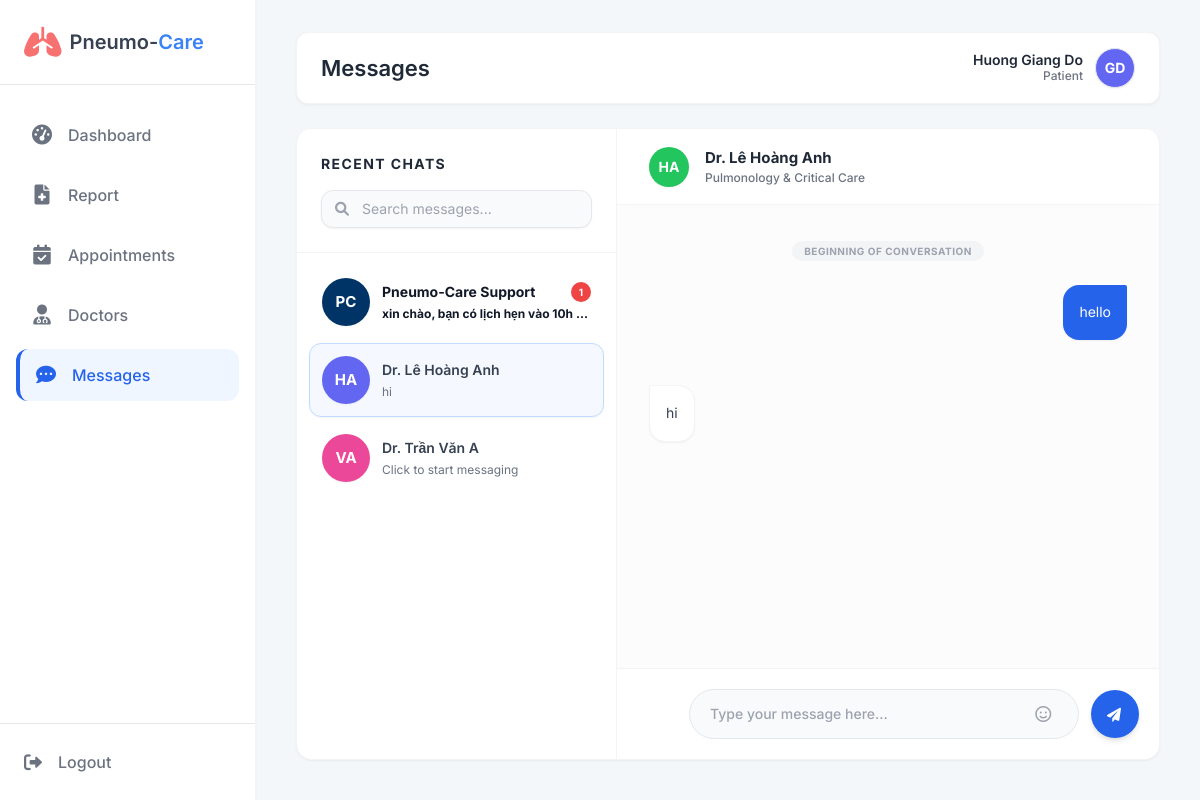
The app's page /pat_messages.php?receiver_id=2 (signed in) with its own data.
### tables this page shows
CREATE TABLE `Doctor_Profiles` (
  `doctor_id` int(11) NOT NULL,
  `speciality` varchar(100) DEFAULT NULL,
  `consultation_fee` decimal(10,2) DEFAULT NULL,
  `undergraduate_edu` text DEFAULT NULL,
  `medical_edu` text DEFAULT NULL,
  `training` text DEFAULT NULL,
  `affiliations` text DEFAULT NULL,
  `bio` text DEFAULT NULL
);

CREATE TABLE `Users` (
  `user_id` int(11) NOT NULL,
  `email` varchar(100) NOT NULL,
  `password_hash` varchar(255) NOT NULL,
  `full_name` varchar(100) NOT NULL,
  `role` enum('Admin','Doctor','Patient') NOT NULL,
  `avatar_url` text DEFAULT NULL,
  `is_active` tinyint(1) DEFAULT 1,
  `created_at` timestamp NOT NULL DEFAULT current_timestamp()
);

CREATE TABLE `Messages` (
  `message_id` int(11) NOT NULL,
  `sender_id` int(11) DEFAULT NULL,
  `receiver_id` int(11) DEFAULT NULL,
  `message_content` text NOT NULL,
  `sent_at` timestamp NOT NULL DEFAULT current_timestamp(),
  `is_read` tinyint(1) DEFAULT 0
);

### pat_messages.php (the view, shortened to what the rows shown need)
<?php
require 'db.php';
$patientId = $_SESSION['user_id'];
function getInitials($fullName) {
    $words = explode(' ', trim($fullName));
    $count = count($words);
    if ($count >= 2) {
        $first = mb_substr($words[$count - 2], 0, 1, 'UTF-8');
        $second = mb_substr($words[$count - 1], 0, 1, 'UTF-8');
        return mb_strtoupper($first . $second, 'UTF-8');
    } elseif ($count == 1) {
        return mb_strtoupper(mb_substr($words[0], 0, 1, 'UTF-8'), 'UTF-8');
    }
    return '?';
}
function getAvatarColor($fullName) {
    $colors = ['bg-blue-500', 'bg-red-500', 'bg-green-500', 'bg-yellow-500', 'bg-purple-500', 'bg-pink-500', 'bg-indigo-500', 'bg-teal-500'];
    $index = strlen($fullName) % count($colors);
    return $colors[$index];
}
function autoLink($text) {
    $pattern = '/(https?:\/\/[^\s]+)/';
    $replacement = '<a href="$1" target="_blank" class="underline font-bold text-yellow-300 hover:text-blue-200 transition-colors">$1</a>';
    return preg_replace($pattern, $replacement, $text);
}
$receiverId = isset($_GET['receiver_id']) ? $_GET['receiver_id'] : null;
$doctorsList = [];
$currentMessages = [];
$receiverName = "Select a contact";
$receiverSpec = "";
try {
    $stmtList = $pdo->prepare("
        SELECT u.user_id, u.full_name, dp.speciality as role,
            (SELECT message_content FROM Messages
             WHERE (sender_id = u.user_id AND receiver_id = :pat1)
                OR (sender_id = :pat2 AND receiver_id = u.user_id)
             ORDER BY sent_at DESC LIMIT 1) as last_message,
            (SELECT COUNT(*) FROM Messages
             WHERE sender_id = u.user_id AND receiver_id = :pat3 AND is_read = 0) as unread_count,
            (SELECT MAX(sent_at) FROM Messages
             WHERE (sender_id = u.user_id AND receiver_id = :pat4)
                OR (sender_id = :pat5 AND receiver_id = u.user_id)) as last_interaction
        FROM Users u
        JOIN Doctor_Profiles dp ON u.user_id = dp.doctor_id
        WHERE u.role = 'Doctor'
          AND u.user_id IN (SELECT DISTINCT doctor_id FROM Appointments WHERE patient_id = :pat6)
        ORDER BY last_interaction IS NULL ASC, last_interaction DESC, u.full_name ASC
    ");
    $stmtList->execute([
        ':pat1' => $patientId, ':pat2' => $patientId, ':pat3' => $patientId,
        ':pat4' => $patientId, ':pat5' => $patientId, ':pat6' => $patientId
    ]);
    $doctorsList = $stmtList->fetchAll();
    if ($receiverId) {
        $stmtRec = $pdo->prepare("SELECT user_id, full_name, role FROM Users WHERE user_id = ?");
        $stmtRec->execute([$receiverId]);
        $recInfo = $stmtRec->fetch();
        if ($recInfo) {
            if ($recInfo['role'] == 'Admin') {
                $receiverName = "Pneumo-Care Support";
                $receiverSpec = "System Administrator";
            } else {
                $stmtSpec = $pdo->prepare("SELECT speciality FROM Doctor_Profiles WHERE doctor_id = ?");
                $stmtSpec->execute([$receiverId]);
                $spec = $stmtSpec->fetchColumn();
                $receiverName = "Dr. " . $recInfo['full_name'];
                $receiverSpec = $spec ?: 'Specialist';
            }
            $stmtMsg = $pdo->prepare("
                SELECT * FROM Messages
                WHERE (sender_id = ? AND receiver_id = ?)
                   OR (sender_id = ? AND receiver_id = ?)
                ORDER BY sent_at ASC
            ");
            $stmtMsg->execute([$patientId, $receiverId, $receiverId, $patientId]);
            $currentMessages = $stmtMsg->fetchAll();
        }
    }
} catch (PDOException $e) {
    die("Lỗi Database: " . $e->getMessage());
}
?>
<!DOCTYPE html>
<html lang="vi">
<head>
    <script src="https://cdn.tailwindcss.com"></script>
    <link href="https://cdnjs.cloudflare.com/ajax/libs/font-awesome/6.0.0/css/all.min.css" rel="stylesheet">
</head>
<body class="flex h-screen overflow-hidden text-gray-800">
<div class="flex w-full h-full relative">
    <aside class="w-64 bg-white border-r border-gray-100 flex flex-col h-full shadow-sm z-10">
        <div class="flex items-center gap-2 p-6 border-b">
            <h1 class="text-xl font-semibold text-gray-700">Pneumo-<span class="text-blue-500">Care</span></h1>
        </div>
    </aside>
    <main class="main-content bg-[#f4f7fa]">
        <div class="topbar-wrapper flex-shrink-0">
            <header class="topbar">
                <h1>Messages</h1>
            </header>
        </div>
        <div class="content-area">
            <div class="flex flex-1 bg-white rounded-2xl shadow-sm border border-gray-100 overflow-hidden min-h-0">
                <div class="w-80 bg-white border-r border-gray-100 flex flex-col flex-shrink-0">
                    <div class="p-6 border-b border-gray-100 bg-white">
                        <h2 class="font-bold text-gray-800 text-[14px] uppercase tracking-widest mb-4">Recent Chats</h2>
                    </div>
                    <div class="flex-1 overflow-y-auto no-scrollbar p-3 space-y-1">
                        <?php if(empty($doctorsList)): ?>
                            <div class="p-8 text-center text-gray-400 text-sm italic">No doctors available.</div>
                        <?php else: ?>
                            <?php foreach ($doctorsList as $doc): ?>
                            <a href="?receiver_id=<?php echo $doc['user_id']; ?>"
                               class="chat-item flex items-center gap-3 p-3 rounded-xl transition-all border <?php echo $receiverId == $doc['user_id'] ? 'bg-blue-50/60 border-blue-200 shadow-sm' : 'border-transparent hover:bg-white hover:border-gray-100 hover:shadow-sm'; ?>"
                               data-name="<?php echo strtolower(htmlspecialchars('Dr. ' . $doc['full_name'])); ?>">
                                <div class="relative flex-shrink-0">
                                    <div class="w-12 h-12 rounded-full <?php echo getAvatarColor($doc['full_name']); ?> text-white flex items-center justify-center text-[15px] font-bold shadow-sm">
                                        <?php echo getInitials($doc['full_name']); ?>
                                    </div>
                                </div>
                                <div class="flex-1 min-w-0">
                                    <div class="flex justify-between items-center mb-1 gap-2">
                                        <span class="text-sm truncate <?php echo $doc['unread_count'] > 0 ? 'font-bold text-gray-900' : 'font-semibold text-gray-700'; ?>">
                                            Dr. <?php echo htmlspecialchars($doc['full_name']); ?>
                                        </span>
                                    </div>
                                    <p class="text-xs truncate <?php echo $doc['unread_count'] > 0 ? 'text-gray-900 font-bold' : 'text-gray-500'; ?>">
                                        <?php echo $doc['last_message'] ? htmlspecialchars($doc['last_message']) : 'Click to start messaging'; ?>
                                    </p>
                                </div>
                            </a>
                            <?php endforeach; ?>
                        <?php endif; ?>
                    </div>
                </div>
                <div class="flex-1 flex flex-col bg-white relative min-w-0">
                    <?php if ($receiverId): ?>
                        <div class="h-[76px] bg-white border-b border-gray-100 px-8 flex items-center justify-between flex-shrink-0 z-10 shadow-[0_4px_10px_-10px_rgba(0,0,0,0.1)]">
                                <div class="flex items-center gap-4">
                                <div class="w-10 h-10 rounded-full <?php echo $receiverName == 'Pneumo-Care Support' ? 'bg-[#003366]' : getAvatarColor($receiverName); ?> text-white flex items-center justify-center text-sm font-bold shadow-sm relative flex-shrink-0">
                                    <?php echo $receiverName == 'Pneumo-Care Support' ? 'PC' : getInitials($receiverName); ?>
                                </div>
                                <div>
                                    <h3 class="font-bold text-gray-800 text-[15px] flex items-center gap-2">
                                        <?php echo htmlspecialchars($receiverName); ?>
                                    </h3>
                                    <p class="text-xs text-gray-500 font-medium"><?php echo htmlspecialchars($receiverSpec); ?></p>
                                </div>
                            </div>
                        </div>
                        <div class="flex-1 overflow-y-auto p-8 space-y-6 bg-gray-50/50" id="chatBox">
                            <?php if(empty($currentMessages)): ?>
                                <div class="flex flex-col items-center justify-center h-full text-gray-400">
                                    <div class="w-16 h-16 bg-gray-100 rounded-full flex items-center justify-center mb-3"><i class="fa-regular fa-comment-dots text-2xl opacity-50"></i></div>
                                    <p class="text-sm font-medium">Send a message to start the conversation.</p>
                                </div>
                            <?php else: ?>
                                <div class="text-center mb-6"><span class="text-[10px] font-bold uppercase tracking-wider text-gray-400 bg-gray-100 px-3 py-1 rounded-full">Beginning of conversation</span></div>
                                <?php foreach ($currentMessages as $msg): ?>
                                    <div class="flex <?php echo $msg['sender_id'] == $patientId ? 'justify-end' : 'justify-start'; ?> group">
                                        <div class="max-w-[70%] relative flex flex-col <?php echo $msg['sender_id'] == $patientId ? 'items-end' : 'items-start'; ?>">
                                            <div class="p-4 text-[14px] leading-relaxed shadow-sm <?php echo $msg['sender_id'] == $patientId ? 'bg-blue-600 text-white rounded-2xl rounded-tr-sm' : 'bg-white text-gray-700 border border-gray-100 rounded-2xl rounded-tl-sm'; ?>">
                                                <?php echo autoLink(nl2br(htmlspecialchars($msg['message_content']))); ?>
                                            </div>
                                        </div>
                                    </div>
                                <?php endforeach; ?>
                            <?php endif; ?>
                        </div>
                        <div class="p-5 bg-white border-t border-gray-100 flex-shrink-0 z-10">
                            <form method="POST" action="?receiver_id=<?php echo $receiverId; ?>" class="flex items-center gap-3">
                                <div class="w-10 h-10 rounded-full hover:bg-gray-100 flex items-center justify-center text-gray-400 cursor-pointer transition-colors"></div>
                                <div class="flex-1 bg-gray-50 border border-gray-200 rounded-full px-5 flex items-center focus-within:bg-white focus-within:border-blue-400 focus-within:shadow-[0_0_0_3px_rgba(59,130,246,0.1)] transition-all">
                                    <input type="text" name="message_content" required autocomplete="off" placeholder="Type your message here..." class="w-full bg-transparent border-0 py-3.5 text-sm font-medium text-gray-700 outline-none placeholder-gray-400">
                                    <div class="w-8 h-8 rounded-full hover:bg-gray-200 flex items-center justify-center text-gray-400 cursor-pointer"><i class="fa-regular fa-face-smile"></i></div>
                                </div>
                                <button type="submit" class="bg-blue-600 text-white w-12 h-12 rounded-full flex items-center justify-center hover:bg-blue-700 transition-all shadow-md flex-shrink-0 transform hover:scale-105 active:scale-95">
                                    <i class="fa-solid fa-paper-plane text-sm ml-[-2px] mt-[1px]"></i>
                                </button>
                            </form>
                        </div>
                    <?php endif; ?>
                </div>
            </div>
        </div>
    </main>
</div>
</body>
</html>

### records on screen
doctor_profiles: doctor_id.full_name "HA", doctor_id.full_name "Lê Hoàng Anh", last_message "hi", speciality "Pulmonology & Critical Care"
doctor_profiles: doctor_id.full_name "VA", doctor_id.full_name "Trần Văn A", shows "Click to start messaging"
users: full_name "HA", full_name "Dr. Lê Hoàng Anh"
messages: message_content "hello"
messages: message_content "hi"

### other values on screen
$patientName "Huong Giang Do"
getInitials($patientName) "GD"
$adminContact['unread_count'] "1"
$adminContact['last_message'] "xin chào, bạn có lịch hẹn vào 10h…"
